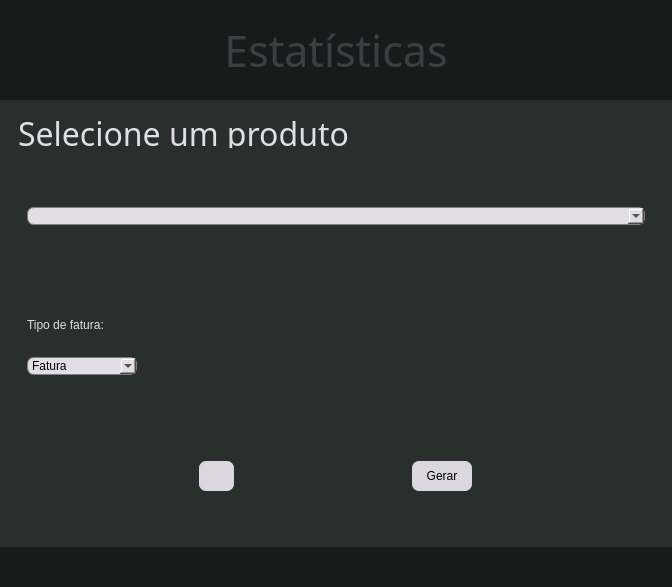
<?xml version="1.0" encoding="UTF-8"?>
<ui version="4.0">
 <class>StatisticsChoose</class>
 <widget class="QMainWindow" name="StatisticsChoose">
  <property name="geometry">
   <rect>
    <x>0</x>
    <y>0</y>
    <width>636</width>
    <height>587</height>
   </rect>
  </property>
  <property name="windowTitle">
   <string>StatisticsChoose</string>
  </property>
  <property name="windowIcon">
   <iconset resource="gui_data/resources.qrc">
    <normaloff>:/icon/images/analysisIcon.png</normaloff>:/icon/images/analysisIcon.png</iconset>
  </property>
  <widget class="QWidget" name="centralwidget">
   <layout class="QVBoxLayout" name="verticalLayout">
    <property name="spacing">
     <number>0</number>
    </property>
    <property name="leftMargin">
     <number>0</number>
    </property>
    <property name="topMargin">
     <number>0</number>
    </property>
    <property name="rightMargin">
     <number>0</number>
    </property>
    <property name="bottomMargin">
     <number>0</number>
    </property>
    <item>
     <widget class="QFrame" name="Header">
      <property name="maximumSize">
       <size>
        <width>16777215</width>
        <height>100</height>
       </size>
      </property>
      <property name="styleSheet">
       <string notr="true">
background-color: rgb(23, 27, 26);
</string>
      </property>
      <property name="frameShape">
       <enum>QFrame::NoFrame</enum>
      </property>
      <property name="frameShadow">
       <enum>QFrame::Raised</enum>
      </property>
      <layout class="QHBoxLayout" name="horizontalLayout">
       <item>
        <widget class="QFrame" name="HeaderFrame">
         <property name="frameShape">
          <enum>QFrame::NoFrame</enum>
         </property>
         <property name="frameShadow">
          <enum>QFrame::Raised</enum>
         </property>
         <layout class="QHBoxLayout" name="horizontalLayout_3">
          <item>
           <widget class="QFrame" name="AALogo">
            <property name="minimumSize">
             <size>
              <width>200</width>
              <height>0</height>
             </size>
            </property>
            <property name="maximumSize">
             <size>
              <width>200</width>
              <height>16777215</height>
             </size>
            </property>
            <property name="styleSheet">
             <string notr="true">image: url(:/logo/images/AAlogo.png);</string>
            </property>
            <property name="frameShape">
             <enum>QFrame::NoFrame</enum>
            </property>
            <property name="frameShadow">
             <enum>QFrame::Raised</enum>
            </property>
           </widget>
          </item>
          <item>
           <widget class="QLabel" name="StatisticsLabel">
            <property name="font">
             <font>
              <family>.SF Compact</family>
              <pointsize>32</pointsize>
             </font>
            </property>
            <property name="styleSheet">
             <string notr="true">color: rgb(58, 63, 67);</string>
            </property>
            <property name="text">
             <string>Estatísticas</string>
            </property>
            <property name="alignment">
             <set>Qt::AlignCenter</set>
            </property>
           </widget>
          </item>
          <item>
           <widget class="QFrame" name="HeaderEmpty">
            <property name="minimumSize">
             <size>
              <width>200</width>
              <height>0</height>
             </size>
            </property>
            <property name="maximumSize">
             <size>
              <width>200</width>
              <height>16777215</height>
             </size>
            </property>
            <property name="frameShape">
             <enum>QFrame::NoFrame</enum>
            </property>
            <property name="frameShadow">
             <enum>QFrame::Raised</enum>
            </property>
           </widget>
          </item>
         </layout>
        </widget>
       </item>
      </layout>
     </widget>
    </item>
    <item>
     <widget class="QFrame" name="Body">
      <property name="styleSheet">
       <string notr="true">
background-color: rgb(40, 47, 44);

</string>
      </property>
      <property name="frameShape">
       <enum>QFrame::NoFrame</enum>
      </property>
      <property name="frameShadow">
       <enum>QFrame::Raised</enum>
      </property>
      <layout class="QVBoxLayout" name="verticalLayout_4">
       <property name="bottomMargin">
        <number>0</number>
       </property>
       <item>
        <widget class="QFrame" name="BodyFrame">
         <property name="frameShape">
          <enum>QFrame::NoFrame</enum>
         </property>
         <property name="frameShadow">
          <enum>QFrame::Raised</enum>
         </property>
         <layout class="QVBoxLayout" name="verticalLayout_2">
          <item>
           <widget class="QLabel" name="ChooseAProductLabel">
            <property name="maximumSize">
             <size>
              <width>16777215</width>
              <height>30</height>
             </size>
            </property>
            <property name="font">
             <font>
              <family>.SF Compact</family>
              <pointsize>24</pointsize>
             </font>
            </property>
            <property name="styleSheet">
             <string notr="true">color: rgb(226, 222, 230)</string>
            </property>
            <property name="text">
             <string>Selecione um produto</string>
            </property>
           </widget>
          </item>
          <item>
           <widget class="QFrame" name="BodyBodyFrame">
            <property name="frameShape">
             <enum>QFrame::NoFrame</enum>
            </property>
            <property name="frameShadow">
             <enum>QFrame::Raised</enum>
            </property>
            <layout class="QVBoxLayout" name="verticalLayout_3">
             <item>
              <widget class="QComboBox" name="ItemComboBox">
               <property name="styleSheet">
                <string notr="true">
QComboBox {
	color: rgb(0, 0, 0);
	background-color: rgb(226, 222, 230);
    selection-background-color: rgb(142, 142, 142);
    border: 1px solid gray;
    border-radius: 7px;
	
}

QComboBox QAbstractItemView {
    border: 2px solid darkgray;
	background-color:rgb(226, 222, 230);
}
/*
QComboBox:on { 
     background: rgb(226, 222, 230);
	background-color: rgb(226, 222, 230);
}
QComboBox:!editable, QComboBox::drop-down:editable {
     background: rgb(226, 222, 230);
	background-color: rgb(226, 222, 230);
}

QComboBox::drop-down {
    background:rgb(226, 222, 230);
	background-color: rgb(226, 222, 230);
}
*/</string>
               </property>
              </widget>
             </item>
            </layout>
           </widget>
          </item>
          <item>
           <widget class="QFrame" name="DocTypeFrame">
            <property name="frameShape">
             <enum>QFrame::NoFrame</enum>
            </property>
            <property name="frameShadow">
             <enum>QFrame::Raised</enum>
            </property>
            <layout class="QVBoxLayout" name="verticalLayout_5">
             <property name="spacing">
              <number>0</number>
             </property>
             <item>
              <widget class="QLabel" name="DocTypeLabel">
               <property name="maximumSize">
                <size>
                 <width>16777215</width>
                 <height>20</height>
                </size>
               </property>
               <property name="styleSheet">
                <string notr="true">color: rgb(226, 222, 230)</string>
               </property>
               <property name="text">
                <string>Tipo de fatura:</string>
               </property>
              </widget>
             </item>
             <item>
              <widget class="QComboBox" name="DocTypeComboBox">
               <property name="maximumSize">
                <size>
                 <width>110</width>
                 <height>16777215</height>
                </size>
               </property>
               <property name="styleSheet">
                <string notr="true">
QComboBox {
	color: rgb(0, 0, 0);
	background-color: rgb(226, 222, 230);
    selection-background-color: rgb(142, 142, 142);
    border: 1px solid gray;
    border-radius: 7px;
	
}

QComboBox QAbstractItemView {
    border: 2px solid darkgray;
	background-color:rgb(226, 222, 230);
}
/*
QComboBox:on { 
     background: rgb(226, 222, 230);
	background-color: rgb(226, 222, 230);
}
QComboBox:!editable, QComboBox::drop-down:editable {
     background: rgb(226, 222, 230);
	background-color: rgb(226, 222, 230);
}

QComboBox::drop-down {
    background:rgb(226, 222, 230);
	background-color: rgb(226, 222, 230);
}
*/</string>
               </property>
               <item>
                <property name="text">
                 <string>Fatura</string>
                </property>
               </item>
               <item>
                <property name="text">
                 <string>Fatura Proforma</string>
                </property>
               </item>
               <item>
                <property name="text">
                 <string>Nota de Encomenda</string>
                </property>
               </item>
              </widget>
             </item>
            </layout>
           </widget>
          </item>
          <item>
           <widget class="QFrame" name="BottomButtons">
            <property name="frameShape">
             <enum>QFrame::NoFrame</enum>
            </property>
            <property name="frameShadow">
             <enum>QFrame::Raised</enum>
            </property>
            <layout class="QHBoxLayout" name="horizontalLayout_2">
             <item>
              <widget class="QPushButton" name="HomeButton">
               <property name="minimumSize">
                <size>
                 <width>35</width>
                 <height>30</height>
                </size>
               </property>
               <property name="maximumSize">
                <size>
                 <width>35</width>
                 <height>30</height>
                </size>
               </property>
               <property name="styleSheet">
                <string notr="true">QPushButton {

	background-color: rgb(218, 215, 224);
	border-radius: 7px;
}

QPushButton:hover {
	background-color: rgb(190, 190, 190);

}
QPushButton:pressed {
	background-color: rgb(160, 160, 160);

}</string>
               </property>
               <property name="text">
                <string/>
               </property>
               <property name="icon">
                <iconset resource="gui_data/resources.qrc">
                 <normaloff>:/icon/images/homeIcon2.png</normaloff>:/icon/images/homeIcon2.png</iconset>
               </property>
              </widget>
             </item>
             <item>
              <widget class="QPushButton" name="GenerateButton">
               <property name="minimumSize">
                <size>
                 <width>60</width>
                 <height>30</height>
                </size>
               </property>
               <property name="maximumSize">
                <size>
                 <width>50</width>
                 <height>30</height>
                </size>
               </property>
               <property name="styleSheet">
                <string notr="true">QPushButton {
	color: rgb(0, 0, 0);
	background-color: rgb(218, 215, 224);
	border-radius: 7px;
}

QPushButton:hover {
	background-color: rgb(190, 190, 190);

}
QPushButton:pressed {
	background-color: rgb(160, 160, 160);

}</string>
               </property>
               <property name="text">
                <string>Gerar</string>
               </property>
              </widget>
             </item>
            </layout>
           </widget>
          </item>
         </layout>
        </widget>
       </item>
      </layout>
     </widget>
    </item>
    <item>
     <widget class="QFrame" name="Bottom">
      <property name="maximumSize">
       <size>
        <width>16777215</width>
        <height>40</height>
       </size>
      </property>
      <property name="styleSheet">
       <string notr="true">
background-color: rgb(23, 27, 26);
</string>
      </property>
      <property name="frameShape">
       <enum>QFrame::NoFrame</enum>
      </property>
      <property name="frameShadow">
       <enum>QFrame::Raised</enum>
      </property>
     </widget>
    </item>
   </layout>
  </widget>
 </widget>
 <resources>
  <include location="gui_data/resources.qrc"/>
 </resources>
 <connections/>
</ui>
